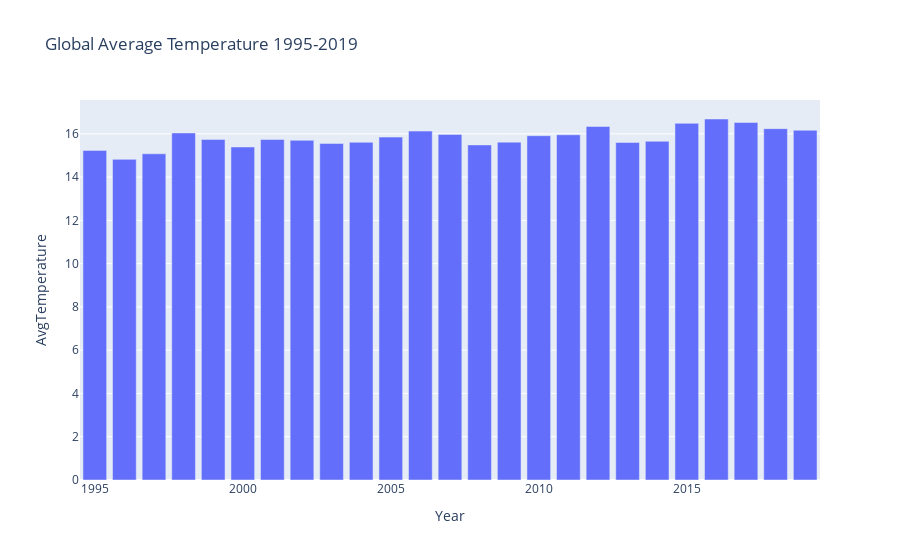

Notebook cell for this chart:
### Markdown cell above
Let's plot a bar chart for the same data

### Code cell
px.bar(data_agg, x = "Year", y = "AvgTemperature", title = "Global Average Temperature 1995-2019")

### Figure 1 — Plotly figure (JSON) as saved in the notebook; plotly's stock layout.template omitted (floating-point values rounded to 4 significant figures)
{"data": [{"alignmentgroup": "True", "hovertemplate": "Year=%{x}<br>AvgTemperature=%{y}<extra></extra>", "legendgroup": "", "marker": {"color": "#636efa", "pattern": {"shape": ""}}, "name": "", "offsetgroup": "", "orientation": "v", "showlegend": false, "textposition": "auto", "type": "bar", "x": [1995, 1996, 1997, 1998, 1999, 2000, 2001, 2002, 2003, 2004, 2005, 2006, 2007, 2008, 2009, 2010, 2011, 2012, 2013, 2014, 2015, 2016, 2017, 2018, 2019], "xaxis": "x", "y": [15.23, 14.82, 15.08, 16.04, 15.74, 15.39, 15.74, 15.7, 15.55, 15.61, 15.85, 16.13, 15.97, 15.49, 15.62, 15.91, 15.96, 16.34, 15.6, 15.66, 16.48, 16.69, 16.52, 16.24, 16.16], "yaxis": "y"}], "layout": {"barmode": "relative", "legend": {"tracegroupgap": 0}, "title": {"text": "Global Average Temperature 1995-2019"}, "xaxis": {"anchor": "y", "domain": [0, 1], "title": {"text": "Year"}}, "yaxis": {"anchor": "x", "domain": [0, 1], "title": {"text": "AvgTemperature"}}}}
